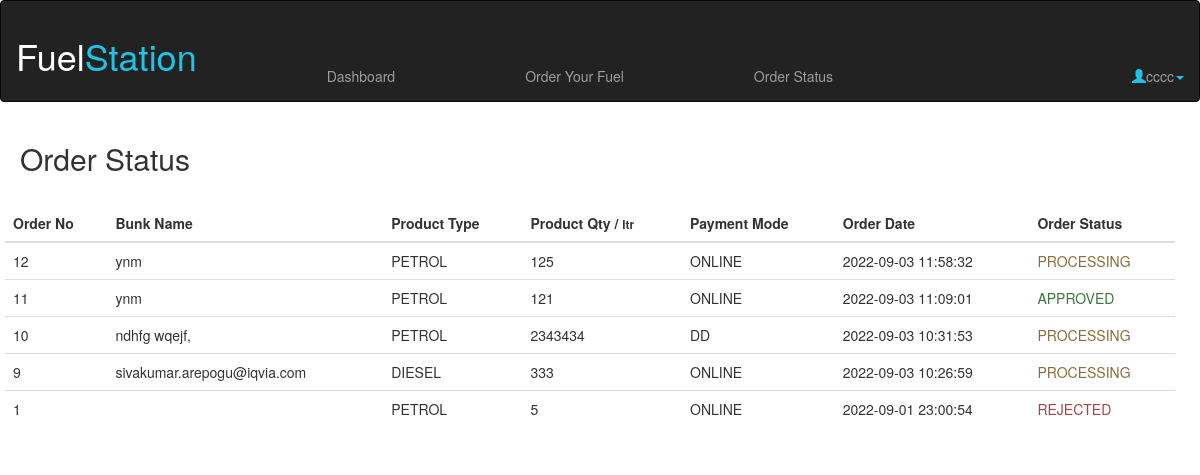
/user/user_reports.php (signed in), run on the app's committed database.
### tables this page shows
CREATE TABLE `fuel_order` (
  `id` int(11) NOT NULL,
  `bunk_id` int(11) NOT NULL,
  `user_id` int(11) NOT NULL,
  `qty` int(11) DEFAULT 0,
  `fuel_type` enum('PETROL','DIESEL') DEFAULT NULL,
  `price` float NOT NULL DEFAULT 0,
  `payment_mode` enum('ONLINE','CASH','CHEQUE','DD') DEFAULT NULL,
  `status` enum('PROCESSING','APPROVED','REJECTED','DELIVERED','IN_TRANSIT') NOT NULL DEFAULT 'PROCESSING',
  `created_at` datetime NOT NULL DEFAULT current_timestamp(),
  `updated_at` datetime DEFAULT NULL
);

CREATE TABLE `users` (
  `id` int(11) NOT NULL,
  `user_name` varchar(100) DEFAULT NULL,
  `fuelstation_name` varchar(256) NOT NULL,
  `phone_number` bigint(20) NOT NULL,
  `email` varchar(100) DEFAULT NULL,
  `password` varchar(256) DEFAULT NULL,
  `account_type` enum('ADMIN','USER','FUEL_OWNERS','FUEL_STATION') DEFAULT NULL,
  `created_at` datetime NOT NULL DEFAULT current_timestamp()
);

### user/user_reports.php (the view, shortened to what this page needs)
<?php
include 'userheader.php';
$id = $_SESSION['id'];
?>
<div class="right " style="padding-right: 20px">
    <div class="container">
        <h2 >Order Status</h2><br>
    <div class="row ">
        <div class="col-12 grid-margin">
            <div class="card">
                <div class="card-body">
                    <div class="table-responsive">
                        <table class="table">
                            <thead>
                            <tr>
                                <th> Order No </th>
                                <th> Bunk Name </th>
                                <th> Product Type </th>
                                <th> Product Qty / <small>ltr</small> </th>
                                <th> Payment Mode </th>
                                <th> Order Date </th>
                                <th> Order Status </th>
                            </tr>
                            </thead>
                            <tbody>
                            <?php
                            $sql = " SELECT `fuel_order`.*, `users`.`fuelstation_name` FROM `fuel_order` INNER JOIN `users` ON `fuel_order`.`bunk_id` = `users`.`id` where `fuel_order`.`user_id` = $id order by`created_at` desc ";
                            $result = mysqli_query($conn, $sql) or die(mysqli_error());
                            if (mysqli_num_rows($result) > 0) {
                            $css='';
                            while ($row = mysqli_fetch_array($result)) {
                                if($row['status'] =="PROCESSING"){
                                    $css = 'text-warning';
                                }
                                if($row['status']=='APPROVED'){
                                    $css = 'text-success';
                                }
                                if($row['status']=='REJECTED'){
                                    $css = 'text-danger';
                                }
                            ?>
                            <tr>
                                <td><?=$row['id']?></td>
                                <td><?=$row['fuelstation_name']?></td>
                                <td><?=$row['fuel_type']?></td>
                                <td><?=$row['qty']?></td>
                                <td><?=$row['payment_mode']?></td>
                                <td><?=$row['created_at']?></td>
                                <td><div class="<?=$css?>"><?=$row['status']?></div></td>
                            </tr>
                            <?php
                            }
                            ?>
                            </tbody>
                            <?php
                            }
                            ?>
                        </table>
                    </div>
                </div>
            </div>
        </div>
    </div>
</div>
</div>

### data on the page
fuel_order: id "12", users.fuelstation_name "ynm", fuel_type "PETROL", qty "125", payment_mode "ONLINE", created_at "2022-09-03 11:58:32", status "PROCESSING"
fuel_order: id "11", users.fuelstation_name "ynm", fuel_type "PETROL", qty "121", payment_mode "ONLINE", created_at "2022-09-03 11:09:01", status "APPROVED"
fuel_order: id "10", users.fuelstation_name "ndhfg wqejf,", fuel_type "PETROL", qty "2343434", payment_mode "DD", created_at "2022-09-03 10:31:53", status "PROCESSING"
fuel_order: id "9", users.fuelstation_name "sivakumar.arepogu@iqvia.com", fuel_type "DIESEL", qty "333", payment_mode "ONLINE", created_at "2022-09-03 10:26:59", status "PROCESSING"
fuel_order: id "1", fuel_type "PETROL", qty "5", payment_mode "ONLINE", created_at "2022-09-01 23:00:54", status "REJECTED"

### other printed values
$_SESSION['user_name'] "cccc"
